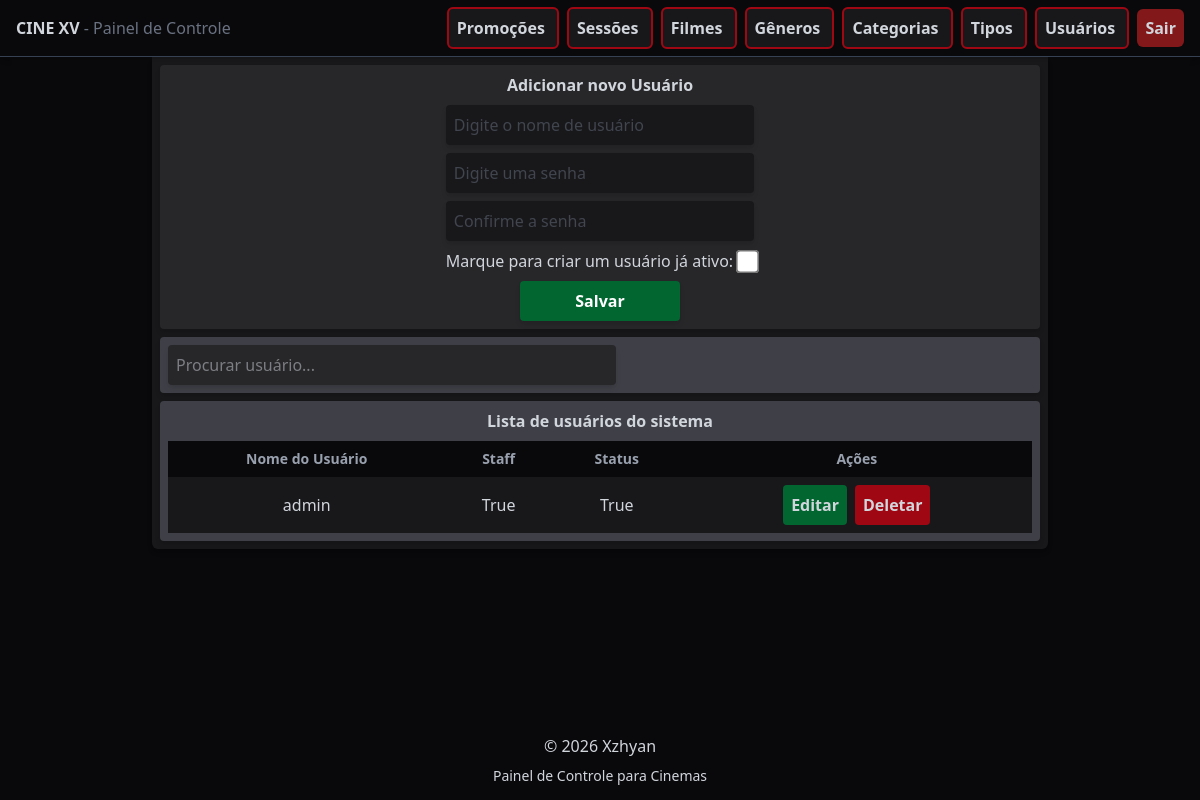
Page /users/ (signed in) on the committed database.
### control/models.py (models this page shows, shortened)
class CustomUser(AbstractBaseUser, PermissionsMixin):
    username = models.CharField(max_length=200, unique=True)
    is_active = models.BooleanField(default=False)
    is_admin = models.BooleanField(default=False)
    objects = CustomUserManager()
    USERNAME_FIELD = 'username'
    REQUIRED_FIELDS = []

### control/views.py (the view, shortened to what this page needs)
# urls.py: path('users/', views.users, name='users'),
@login_required(login_url='user-login')
def users(request):
    form = AddUserForm()
    users = User.objects.all()
    context = {
        'form': form,
        'users': users
    }
    return render(request, 'user/users.html', context)

### control/forms.py (shortened to what this page needs)
class AddUserForm(forms.ModelForm):
    password1 = forms.CharField(
        required=False,
        widget=forms.PasswordInput(attrs={
            'class': "w-full max-w-sm bg-zinc-900 hover:bg-zinc-700 transition outline-none p-2 rounded-sm shadow-md",
            'placeholder': "Digite uma senha"
        })
    )
    password2 = forms.CharField(
        required=False,
        widget=forms.PasswordInput(attrs={
            'class': "w-full max-w-sm bg-zinc-900 hover:bg-zinc-700 transition outline-none p-2 rounded-sm shadow-md",
            'placeholder': "Confirme a senha"
        })
    )
    class Meta:
        model = User
        fields = ['username', 'is_active']
        widgets = {
            'username': forms.TextInput(attrs={
                'class': "w-full max-w-sm bg-zinc-900 hover:bg-zinc-700 transition outline-none p-2 rounded-sm shadow-md",
                'placeholder': "Digite o nome de usuário"
            }),
            'is_active': forms.CheckboxInput(attrs={
                'class': "cursor-pointer scale-180"
            })
        }

### control/templates/user/users.html (shortened to what this page needs)
{% extends 'base.html' %}
{% block content %}
<div class="w-4xl bg-zinc-900 mx-auto p-2 rounded-b-md space-y-2 shadow-md">
    <div class="bg-zinc-800 flex flex-col gap-2 text-center items-center rounded-sm p-2 shadow-md">
        <h1 class="font-semibold">Adicionar novo Usuário</h1>
        <form method="POST" class="flex flex-col gap-2 text-gray-500">
            {{ form.username }}
            {{ form.password1 }}
            {{ form.password2 }}
            <div class="flex items-center gap-2">
                <label for="is_active" class="text-gray-300">Marque para criar um usuário já ativo: </label>
                {{ form.is_active }}
            </div>
            <button name="form_type" value="add_form" type="submit" class="w-40 mx-auto bg-green-800 hover:bg-green-600 p-2 rounded-sm text-white font-semibold cursor-pointer transition shadow-md">
                Salvar
            </button>
        </form>
    </div>
    <div class="bg-zinc-700 flex flex-col gap-2 text-center rounded-sm p-2 shadow-md">
        <input id="search-files" type="search" placeholder="Procurar usuário..." class="w-full max-w-md bg-zinc-800 rounded-sm p-2 shadow-md">
    </div>
    <div class="bg-zinc-700 flex flex-col gap-2 text-center items-center rounded-sm p-2 shadow-md">
        <h1 class="font-semibold">Lista de usuários do sistema</h1>
        <table class="w-full text-center">
            <thead>
                <tr class="bg-zinc-950 font-semibold text-sm text-gray-400">
                    <th class="p-1">Nome do Usuário</th>
                    <th class="p-2">Staff</th>
                    <th class="p-2">Status</th>
                    <th class="p-2">Ações</th>
                </tr>
            </thead>
            <tbody>
                {% for user in users %}
                <tr class="bg-zinc-900 hover:bg-zinc-800 transition cursor-pointer">
                    <td class="p-2">{{ user.username }}</td>
                    <td class="p-2">{{ user.is_admin  }}</td>
                    <td class="p-2">{{ user.is_active  }}</td>
                    <td class="p-2 flex flex-row justify-center items-center gap-2">
                        <a href="{% url 'user-edit' user.id %}" class="bg-green-800 hover:bg-green-600 p-2 rounded-sm cursor-pointer transition font-semibold">
                            Editar
                        </a>
                        <form method="POST">
                            <button name="form_type" value="delete_form" class="bg-red-800 hover:bg-red-600 p-2 rounded-sm cursor-pointer transition font-semibold">
                                Deletar
                            </button>
                        </form>
                    </td>
                </tr>
                {% endfor %}
            </tbody>
        </table>
    </div>
</div>
{% endblock %}

### control/static/styles.css (style rules this page uses)
body { background-image: url("background.png"); background-repeat: no-repeat; background-position: center center; background-size: cover; min-height: 100vh; }

### rows in the picture
CustomUser: username "admin", is_admin "True", is_active "True"
